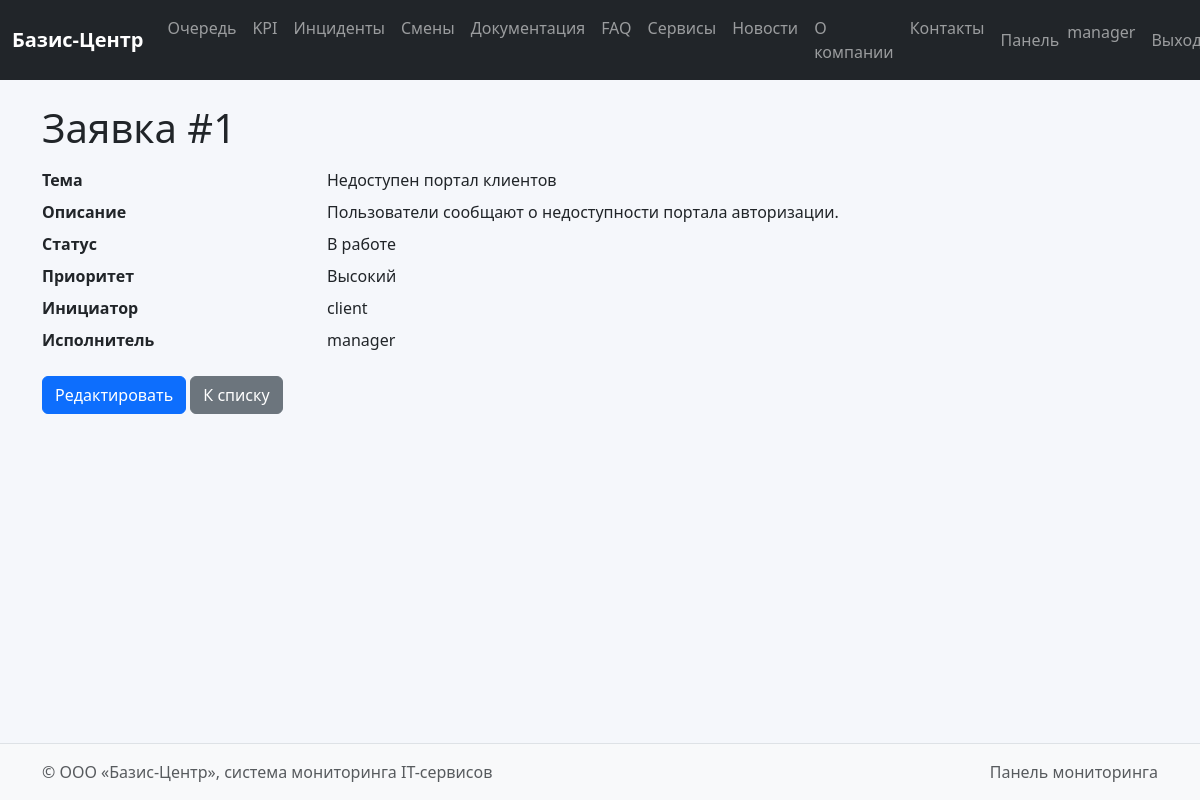
Screenshot of /dashboard/queue/1/ (signed in) with the database file from the repository.
### dashboard/models.py (models this page shows, shortened)
class OrderQueue(models.Model):
    STATUS_CHOICES = [
        ('new', 'Новая'),
        ('in_progress', 'В работе'),
        ('done', 'Закрыта'),
    ]
    PRIORITY_CHOICES = [
        ('low', 'Низкий'),
        ('medium', 'Средний'),
        ('high', 'Высокий'),
    ]
    title = models.CharField(max_length=200)
    description = models.TextField()
    initiator = models.ForeignKey(User, on_delete=models.SET_NULL, null=True, related_name='initiated_orders')
    executor = models.ForeignKey(User, on_delete=models.SET_NULL, null=True, related_name='executed_orders', blank=True)
    status = models.CharField(max_length=20, choices=STATUS_CHOICES, default='new')
    priority = models.CharField(max_length=20, choices=PRIORITY_CHOICES, default='medium')
    created_at = models.DateTimeField(auto_now_add=True)
    sla_deadline = models.DateTimeField(null=True, blank=True)

### dashboard/views.py (the view)
# urls.py: path('queue/<int:pk>/', views.queue_detail, name='queue_detail'),
@login_required
def queue_detail(request, pk):
    ensure_sample_data()
    role = get_role(request.user)
    if role not in ['admin', 'manager', 'client']:
        return HttpResponseForbidden('Доступ запрещён.')
    order = get_object_or_404(OrderQueue, pk=pk)
    if role == 'client' and order.initiator != request.user:
        return HttpResponseForbidden('Доступ запрещён.')
    return render(request, 'dashboard/queue_detail.html', {'order': order})

### dashboard/views.py (called while the page is built, shortened)
def get_role(user):
    profile = getattr(user, 'profile', None)
    if profile:
        return profile.role
    if user.is_superuser:
        return 'admin'
    return 'client'

def ensure_sample_data():
    admin = User.objects.filter(username='admin').first()
    manager = User.objects.filter(username='manager').first()
    client = User.objects.filter(username='client').first()

### templates/dashboard/queue_detail.html (shortened to what this page needs)
{% extends 'base.html' %}
{% block content %}
<h1 class="mb-3">Заявка #{{ order.id }}</h1>
<dl class="row">
  <dt class="col-sm-3">Тема</dt><dd class="col-sm-9">{{ order.title }}</dd>
  <dt class="col-sm-3">Описание</dt><dd class="col-sm-9">{{ order.description }}</dd>
  <dt class="col-sm-3">Статус</dt><dd class="col-sm-9">{{ order.get_status_display }}</dd>
  <dt class="col-sm-3">Приоритет</dt><dd class="col-sm-9">{{ order.get_priority_display }}</dd>
  <dt class="col-sm-3">Инициатор</dt><dd class="col-sm-9">{{ order.initiator }}</dd>
  <dt class="col-sm-3">Исполнитель</dt><dd class="col-sm-9">{{ order.executor|default:"-" }}</dd>
</dl>
<a href="{% url 'dashboard:queue_edit' order.id %}" class="btn btn-primary">Редактировать</a>
<a href="{% url 'dashboard:queue_list' %}" class="btn btn-secondary">К списку</a>
{% endblock %}

### templates/base.html (shortened to what this page needs)
{% load static %}
<!doctype html>
<html lang="ru">
  <head>
    <link href="https://cdn.jsdelivr.net/npm/bootstrap@5.3.3/dist/css/bootstrap.min.css" rel="stylesheet">
    <link href="{% static 'css/style.css' %}" rel="stylesheet">
  </head>
  <body class="d-flex flex-column min-vh-100">
    <nav class="navbar navbar-expand-lg navbar-dark bg-dark mb-4">
      <div class="container-fluid">
        <a class="navbar-brand" href="{% url 'core:index' %}">Базис-Центр</a>
        <div class="collapse navbar-collapse" id="mainNav">
          <ul class="navbar-nav me-auto mb-2 mb-lg-0">
            <li class="nav-item"><a class="nav-link" href="{% url 'core:public_queue' %}">Очередь</a></li>
            <li class="nav-item"><a class="nav-link" href="{% url 'core:public_kpi' %}">KPI</a></li>
            <li class="nav-item"><a class="nav-link" href="{% url 'core:public_incidents' %}">Инциденты</a></li>
            <li class="nav-item"><a class="nav-link" href="{% url 'core:public_shifts' %}">Смены</a></li>
            <li class="nav-item"><a class="nav-link" href="{% url 'core:docs_public' %}">Документация</a></li>
            <li class="nav-item"><a class="nav-link" href="{% url 'core:faq' %}">FAQ</a></li>
            <li class="nav-item"><a class="nav-link" href="{% url 'core:services' %}">Сервисы</a></li>
            <li class="nav-item"><a class="nav-link" href="{% url 'core:news' %}">Новости</a></li>
            <li class="nav-item"><a class="nav-link" href="{% url 'core:about' %}">О компании</a></li>
            <li class="nav-item"><a class="nav-link" href="{% url 'core:contacts' %}">Контакты</a></li>
          </ul>
          <ul class="navbar-nav ms-auto">
            {% if user.is_authenticated %}
              <li class="nav-item"><a class="nav-link" href="{% url 'dashboard:home' %}">Панель</a></li>
              <li class="nav-item"><span class="navbar-text me-2">{{ user.username }}</span></li>
              <li class="nav-item"><a class="nav-link" href="{% url 'accounts:logout' %}">Выход</a></li>
            {% else %}
              <li class="nav-item"><a class="nav-link" href="{% url 'accounts:login' %}">Вход</a></li>
            {% endif %}
          </ul>
        </div>
      </div>
    </nav>
    <main class="container mb-5">
      {% block content %}{% endblock %}
    </main>
    <footer class="bg-light border-top py-3 mt-auto">
      <div class="container d-flex justify-content-between">
        <span class="text-muted">© ООО «Базис-Центр», система мониторинга IT-сервисов</span>
        <span class="text-muted">Панель мониторинга</span>
      </div>
    </footer>
  </body>
</html>

### static/css/style.css (style rules this page uses)
body { background-color:#f5f7fb; }
.navbar-brand { font-weight:600; }

### rows the page displays
OrderQueue: id "1", title "Недоступен портал клиентов", description "Пользователи сообщают о недоступности портала авторизации.", status "В работе", priority "Высокий", initiator "client", executor "manager"

### other values shown
{{ user.username }} "manager"
